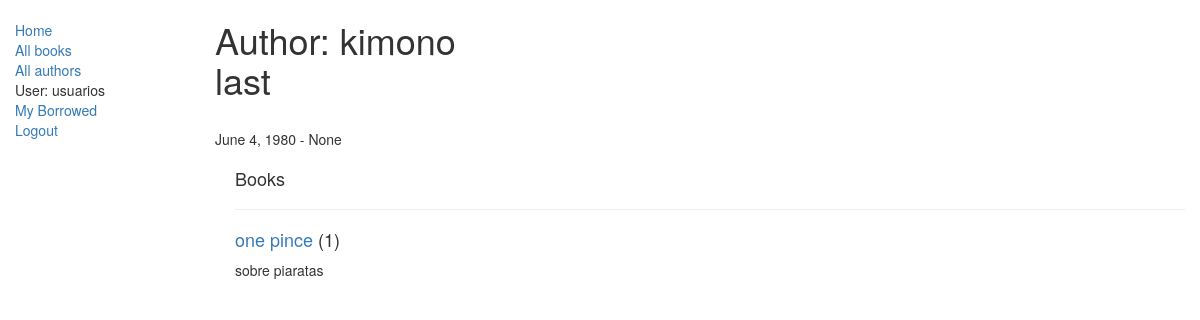
The page /holaApp/author/4 (signed in) on the database as committed earlier.
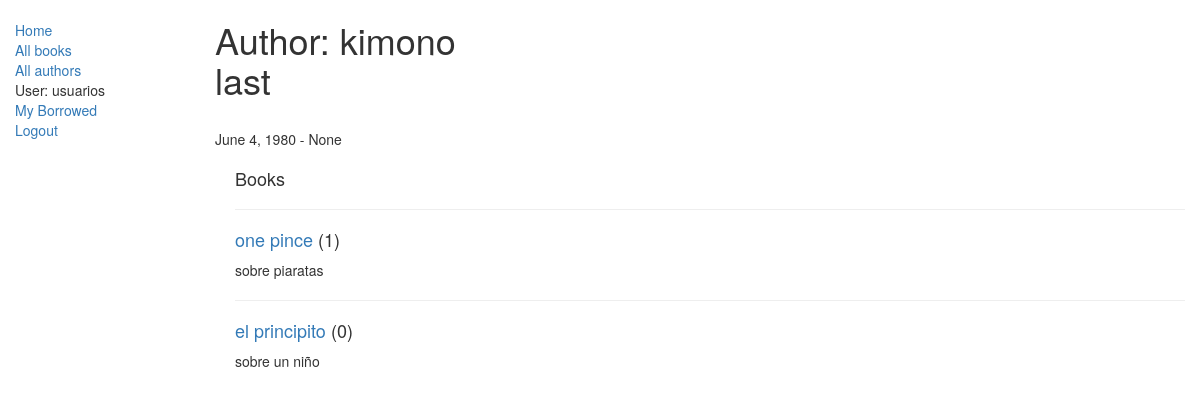
The same page on the database as committed later.
### holaApp/models.py (models this page shows, shortened)
class Book(models.Model):
    title = models.CharField(max_length=200)
    author = models.ForeignKey('Author', on_delete=models.SET_NULL, null=True)
    summary = models.TextField(max_length=1000, help_text="Ingrese una breve descripción del libro")
    isbn = models.CharField('ISBN',max_length=13, help_text='13 Caracteres <a href="https://www.isbn-international.org/content/what-isbn">ISBN number</a>')
    genre = models.ManyToManyField(Genre, help_text="Seleccione un genero para este libro")
    language = models.ForeignKey(
        'Language', on_delete=models.SET_NULL, null=True)
    def display_genre(self):
        """
        Creates a string for the Genre. This is required to display genre in Admin.
        """
        return ', '.join([genre.name for genre in self.genre.all()[:3]])
    display_genre.short_description = 'Genre'

### holaApp/views.py (the view)
# urls.py: url(r'^author/(?P<pk>\d+)$', views.AuthorDetailView.as_view(), name='author-detail'),
class AuthorDetailView(LoginRequiredMixin, generic.DetailView):
    login_url = '/accounts/login/'
    redirect_field_name = 'redirect_to'
    model = Author

### holaApp/templates/holaApp/author_detail.html
{% extends "base_generic.html" %}
{% block content %}
<h1>Author: {{ author.first_name }}<br> {{ author.last_name }}</h1>
<br> {{author.date_of_birth}} - {{author.date_of_death}}
<div style="margin-left:20px;margin-top:20px">
    <h4>Books</h4>
    {% for libros in author.book_set.all %}
        <hr>
        <p>
            <h4> <a href="{% url 'book-detail' libros.pk %}">{{ libros.title }}</a>
              ({{ libros.bookinstance_set.all.count}})
            </h4>
        </p>
        <p> {{libros.summary}}</p>
    {% endfor %}
</div>
{% endblock %}

Rows that differ between the two databases and show on the page:
added Book: title "el principito", bookinstance_set.all.count "0", summary "sobre un niño"
